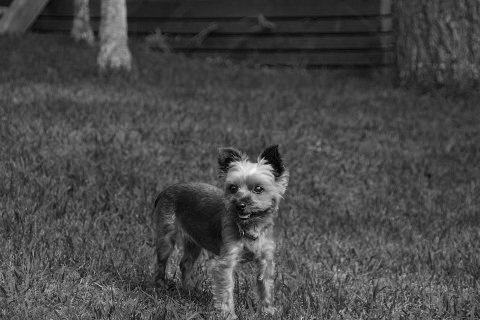
#> input picture ch3/3.4/yorkie_split_blue.png, 480 x 320 px
$ python merge_plane.py
#> lines starting #> are read from the running program, lines starting #| are printed output that depends on the picture
import cv2

b_plane = cv2.imread('yorkie_split_blue.png', cv2.IMREAD_GRAYSCALE)
#> b_plane is the input picture: shape (320, 480); min 1, max 247, mean 71.8
g_plane = cv2.imread('yorkie_split_green.png', cv2.IMREAD_GRAYSCALE)
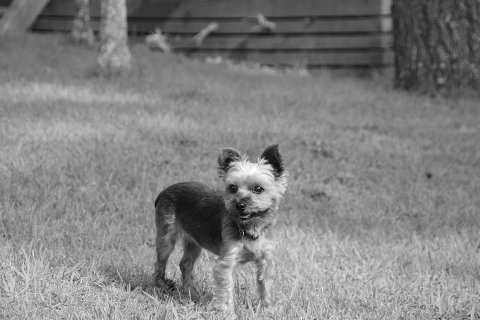
#> input picture ch3/3.4/yorkie_split_green.png, 480 x 320 px
#> g_plane is the input picture: shape (320, 480); min 4, max 255, mean 129.3
r_plane = cv2.imread('yorkie_split_red.png', cv2.IMREAD_GRAYSCALE)
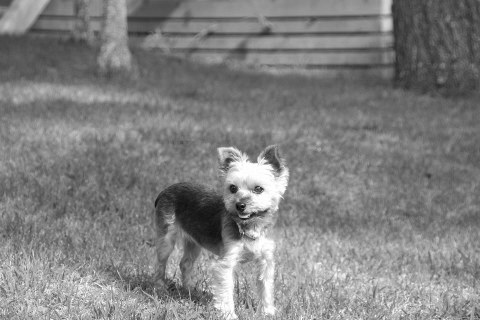
#> input picture ch3/3.4/yorkie_split_red.png, 480 x 320 px
#> r_plane is the input picture: shape (320, 480); min 8, max 255, mean 128.4

#プレーン結合
merged = cv2.merge((b_plane, g_plane, r_plane))
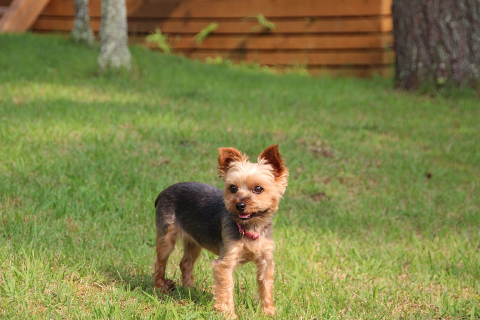
#> merged: shape (320, 480, 3); mean of channels 0, 1, 2 71.8, 129.3, 128.4; drawn as B, G, R

cv2.imshow('r_plane', r_plane)
cv2.imshow('g_plane', g_plane)
cv2.imshow('b_plane', b_plane)
cv2.imshow('merged', merged)
cv2.waitKey(0)
cv2.destroyAllWindows()
